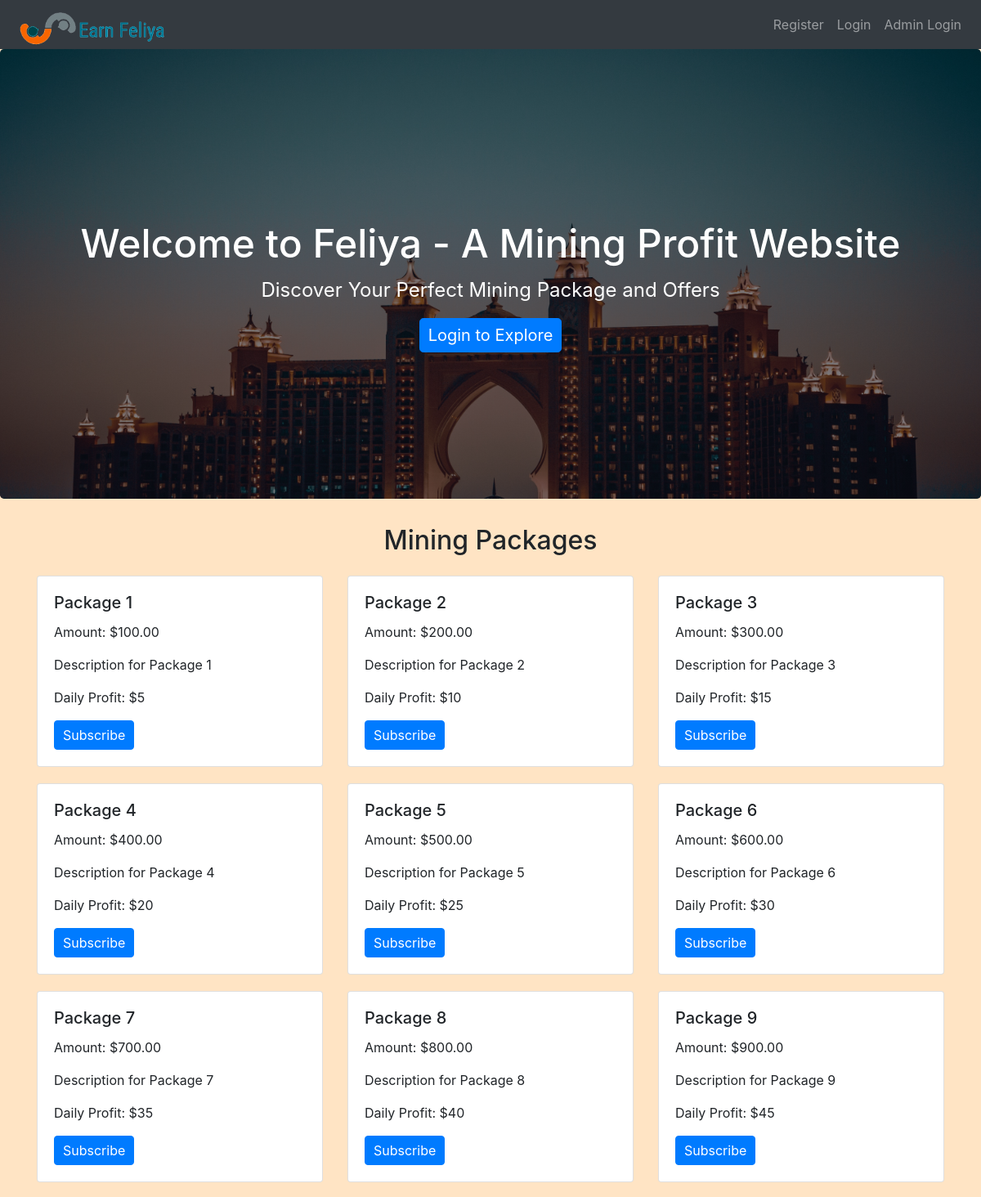
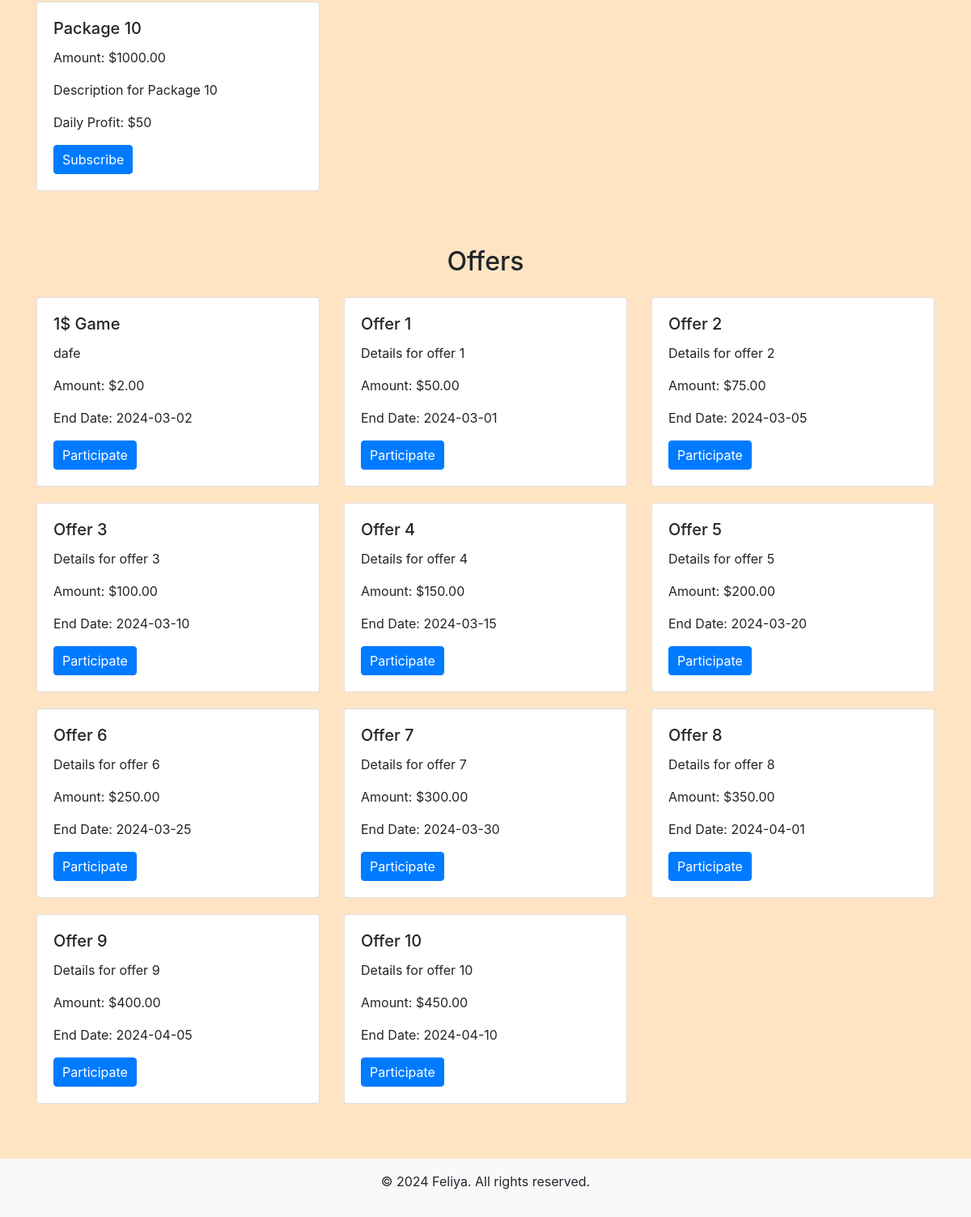
The page / on the database its author committed (2 pictures, top to bottom).
### tables this page shows
CREATE TABLE `packages` (
  `package_id` int(11) NOT NULL,
  `title` varchar(100) NOT NULL,
  `amount` decimal(10,2) NOT NULL,
  `description` text DEFAULT NULL,
  `daily_profit` int(11) DEFAULT NULL
);

CREATE TABLE `offers` (
  `id` int(11) NOT NULL,
  `offer_name` varchar(255) NOT NULL,
  `details` text NOT NULL,
  `amount` decimal(10,2) NOT NULL,
  `end_date` date NOT NULL
);

### index.php (the view, shortened to what this page needs)
<?php
include('config.php');
?>
<!DOCTYPE html>
<html>
<head>
    <link rel="stylesheet" href="https://maxcdn.bootstrapcdn.com/bootstrap/4.5.2/css/bootstrap.min.css">
    <link rel="stylesheet" href="./css/style.css">
</head>
<body>
<?php
include('navbar.php');
?>
<div class="jumbotron text-center">
    <h1>Welcome to Feliya - A Mining Profit Website</h1>
    <p>Discover Your Perfect Mining Package and Offers</p>
    <a href="login.php" class="btn btn-primary btn-lg">Login to Explore</a>
</div>
<div class="container">
    <h2 class="text-center mb-4">Mining Packages</h2>
    <div class="row">
        <?php
        $sql_packages = "SELECT * FROM packages";
        $result_packages = mysqli_query($conn, $sql_packages);
        if (mysqli_num_rows($result_packages) > 0) {
            while ($row_package = mysqli_fetch_assoc($result_packages)) {
                echo "<div class='col-md-4'>";
                echo "<div class='card package-card'>";
                echo "<div class='card-body'>";
                echo "<h5 class='card-title'>" . $row_package['title'] . "</h5>";
                echo "<p class='card-text'>Amount: $" . $row_package['amount'] . "</p>";
                echo "<p class='card-text'>" . $row_package['description'] . "</p>";
                echo "<p class='card-text'>Daily Profit: $" . $row_package['daily_profit'] . "</p>";
                echo "<a href='login' class='btn btn-primary'>Subscribe</a>";
                echo "</div>";
                echo "</div>";
                echo "</div>";
            }
        } else {
            echo "<p class='text-center'>No packages available.</p>";
        }
        ?>
    </div>
</div>
<div class="container mt-5">
    <h2 class="text-center mb-4">Offers</h2>
    <div class="row">
        <?php
        $sql_offers = "SELECT * FROM offers";
        $result_offers = mysqli_query($conn, $sql_offers);
        if (mysqli_num_rows($result_offers) > 0) {
            while ($row_offer = mysqli_fetch_assoc($result_offers)) {
                echo "<div class='col-md-4'>";
                echo "<div class='card'>";
                echo "<div class='card-body'>";
                echo "<h5 class='card-title'>" . $row_offer['offer_name'] . "</h5>";
                echo "<p class='card-text'>" . $row_offer['details'] . "</p>";
                echo "<p class='card-text'>Amount: $" . $row_offer['amount'] . "</p>";
                echo "<p class='card-text'>End Date: " . $row_offer['end_date'] . "</p>";
                echo "<a href='login' class='btn btn-primary'>Participate</a>";
                echo "</div>";
                echo "</div>";
                echo "</div>";
            }
        } else {
            echo "<p class='text-center'>No offers available.</p>";
        }
        ?>
    </div>
</div>
<footer class="mt-5 py-3 bg-light">
    <div class="container text-center">
        <p>&copy; <span id="currentYear"></span> Feliya. All rights reserved.</p>
    </div>
</footer>
</body>
</html>

### css/style.css (style rules this page uses)
body { background-color: bisque; }
h1, h2, h3, h4 { text-align: center; margin-top: 30px; margin-bottom: 30px; }
.btn-primary { padding: 5px 10px; }

### index.php (style rules this page uses)
.jumbotron { height: 550px; background-image: linear-gradient(rgba(0, 0, 0, 0.5), rgba(0, 0, 0, 0.5)), url('./images/hotel.jpg'); background-size: cover; color: white; display: flex; flex-direction: column; justify-content: center; align-items: center; }
.jumbotron h1 { font-size: 3rem; margin-bottom: 10px; }
.jumbotron p { font-size: 1.5rem; }
.card { margin-bottom: 20px; }

### rows shown on the page
packages: title "Package 1", amount "100.00", description "Description for Package 1", daily_profit "5"
packages: title "Package 2", amount "200.00", description "Description for Package 2", daily_profit "10"
packages: title "Package 3", amount "300.00", description "Description for Package 3", daily_profit "15"
packages: title "Package 4", amount "400.00", description "Description for Package 4", daily_profit "20"
packages: title "Package 5", amount "500.00", description "Description for Package 5", daily_profit "25"
packages: title "Package 6", amount "600.00", description "Description for Package 6", daily_profit "30"
packages: title "Package 7", amount "700.00", description "Description for Package 7", daily_profit "35"
packages: title "Package 8", amount "800.00", description "Description for Package 8", daily_profit "40"
packages: title "Package 9", amount "900.00", description "Description for Package 9", daily_profit "45"
packages: title "Package 10", amount "1000.00", description "Description for Package 10", daily_profit "50"
offers: offer_name "1$ Game", details "dafe", amount "2.00", end_date "2024-03-02"
offers: offer_name "Offer 1", details "Details for offer 1", amount "50.00", end_date "2024-03-01"
offers: offer_name "Offer 2", details "Details for offer 2", amount "75.00", end_date "2024-03-05"
offers: offer_name "Offer 3", details "Details for offer 3", amount "100.00", end_date "2024-03-10"
offers: offer_name "Offer 4", details "Details for offer 4", amount "150.00", end_date "2024-03-15"
offers: offer_name "Offer 5", details "Details for offer 5", amount "200.00", end_date "2024-03-20"
offers: offer_name "Offer 6", details "Details for offer 6", amount "250.00", end_date "2024-03-25"
offers: offer_name "Offer 7", details "Details for offer 7", amount "300.00", end_date "2024-03-30"
offers: offer_name "Offer 8", details "Details for offer 8", amount "350.00", end_date "2024-04-01"
offers: offer_name "Offer 9", details "Details for offer 9", amount "400.00", end_date "2024-04-05"
offers: offer_name "Offer 10", details "Details for offer 10", amount "450.00", end_date "2024-04-10"
